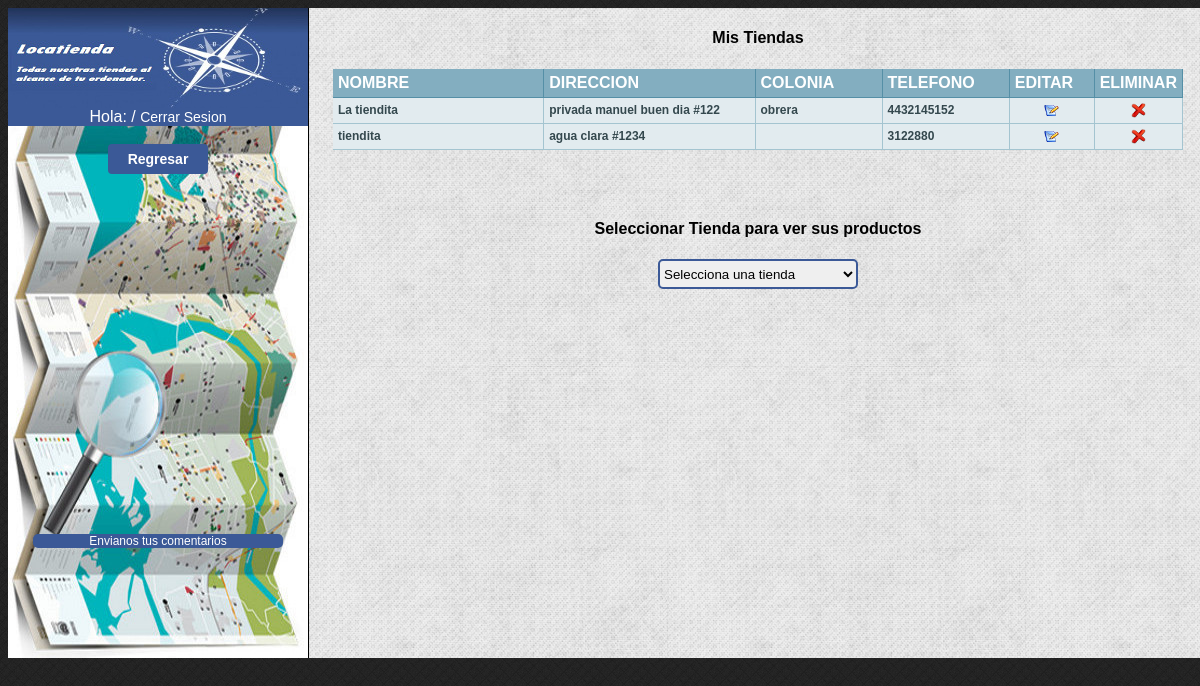
The page /user/maneja_tienda.php (signed in) on the database its author committed.
### tables this page shows
CREATE TABLE `tienda` (
  `idtienda` int(11) NOT NULL auto_increment,
  `nombre` varchar(60) NOT NULL,
  `calle` varchar(30) NOT NULL,
  `colonia` varchar(25) NOT NULL,
  `numero` varchar(10) NOT NULL,
  `telefono` varchar(15) default NULL,
  `latitud` varchar(45) NOT NULL,
  `longitud` varchar(45) NOT NULL,
  `imagen` text NOT NULL,
  `iduser` int(11) NOT NULL,
  PRIMARY KEY  (`idtienda`),
  KEY `fk_tienda_user1_idx` (`iduser`)
);

### user/maneja_tienda.php (the view, shortened to what this page needs)
<?php
	include '../load/functions.php';
	if(sesion()){
?>
<html>
	<?php include '../load/head.php';?>
	</head>
	<body>
		<div id="principal">
	  		<div id="izquierda">
	  			<a title="Inicio" href="<?=USER?>"><div id="izquierda_banner"></div></a>
	  			<p class="fondo_login">
	  			</p>
				<br />
				<div id="botones">
					<a href="<?=USER?>"><button class="boton size100">Regresar</button></a>
				</div>
				<div id="admin_ajax"></div>
				<p class="fondo_letras"><a href='comenta.php' class="comenta">Envianos tus comentarios</a></p>
			</div>
			<div id="comentarios">
				<center>
					<h4>Mis Tiendas</h4>
					<div id="table_tienda">
						<table border="0" cellpadding="0" cellspacing="0" class="tabla">
							<tr>
								<th>Nombre</th>
								<th>Direccion</th>
								<th>Colonia</th>
								<th>Telefono</th>
								<th>Editar</th>
								<th>Eliminar</th>
							</tr>
							<?php
								$link=Conecta();
								$result=mysql_query("select * from tienda where iduser='".$_SESSION['iduser']."'", $link);
								while($row=mysql_fetch_object($result)){
								 echo "<tr class='modo1'>
											<td style='width:25%'>".$row->nombre."</td>
											<td style='width:25%'>".$row->calle." #".$row->numero."</td>
											<td style='width:15%'>".$row->colonia."</td>
											<td style='width:15%'>".$row->telefono."</td>
											<td class='editar' title='Haz click para editar' style='width:10%; cursor:pointer;' rel='".$row->idtienda."'><center><img src='".IMAGES."editar.png'/></center></td>
											<td class='eliminar' title='Haz click para eliminar' style='width:10%; cursor:pointer;' rel='".$row->idtienda."'><center><img src='".IMAGES."eliminar.png'/></center></td>
										</tr>";
								}
							?>
						</table>
					</div>
					<h4>Seleccionar Tienda para ver sus productos</h4>
					<?php
						echo "<select name='tienda' class='tienda'>
								<option>Selecciona una tienda</option>";
						echo "</select>";
					?>
					<br /><br />
					<div id="productos_ajax"></div>
				</center>
			</div>
		</div>
	</body>
</html>
<?php
	}
	else{
		Redirecciona(SITE);
	}
?>

### css/estilo.css (style rules this page uses)
* { font-family: Arial; padding: 0px; border: 0px; }
body { background-image: url('../images/bg.png'); }
#principal { width: 1200px; height: 650px; margin: auto; }
#izquierda { float:left; width: 300px; height: 100%; border-right: 1px solid black; background: url('../images/brujula.jpg') no-repeat center; }
#izquierda_banner { float:left; width: 300px; height: 100px; background: url('../images/banner.jpg') no-repeat center; }
#table_tienda { width: 870px; height: 130px; margin: auto; overflow: auto; }
a { text-decoration: none; font-size: 10px; }
.fondo_letras { color: white; text-align: center; width: 250; margin: auto; background: #3B5997; border-radius: 5px; }
.fondo_login { text-align: center; width: 100%; margin: auto; background: #3B5997; }
#admin_ajax { width: 90%; height: 360px; text-align: left; margin: auto; overflow: auto; }
#productos_ajax { width: 70%; height: 300px; margin: auto; overflow: auto; }
#botones { text-align:center; }
.boton { background-color: #3889bc; border-color: #3889bc; color: white; width: 100px; height: 30px; font-weight:bold; font-size: 14px; cursor: pointer; border-radius: 4px; }
select.tienda { width: 200px; height: 30px; border: 2px solid #3B5997; border-radius: 5px; }
.size100 { width: 100px; background: #3B5997; }
#comentarios { height:100%; width:898px; float:left; background: url(../images/white-bg.png); overflow: auto; }
a.comenta { font-size: 12px; color: white; }
.tabla { font-family: Verdana, Arial, Helvetica, sans-serif; font-size:12px; text-align: left; width: 850px; }
.tabla th { padding: 5px; font-size: 16px; background-color: #83aec0; background-repeat: repeat-x; color: #FFFFFF; border-right-width: 1px; border-bottom-width: 1px; border-right-style: solid; border-bottom-style: solid; border-right-color: #558FA6; border-bottom-color: #558FA6; font-family: "Trebuchet MS", Arial; text-transform: uppercase; }
.tabla .modo1 { font-size: 12px; font-weight:bold; background-color: #e2ebef; background-repeat: repeat-x; color: #34484E; font-family: "Trebuchet MS", Arial; }
.tabla .modo1 td { padding: 5px; border-right-width: 1px; border-bottom-width: 1px; border-right-style: solid; border-bottom-style: solid; border-right-color: #A4C4D0; border-bottom-color: #A4C4D0; text-align:left; }

### rows shown on the page
tienda: nombre "La tiendita", calle "privada manuel buen dia", numero "122", colonia "obrera", telefono "4432145152"
tienda: nombre "tiendita", calle "agua clara", numero "1234", telefono "3122880"
